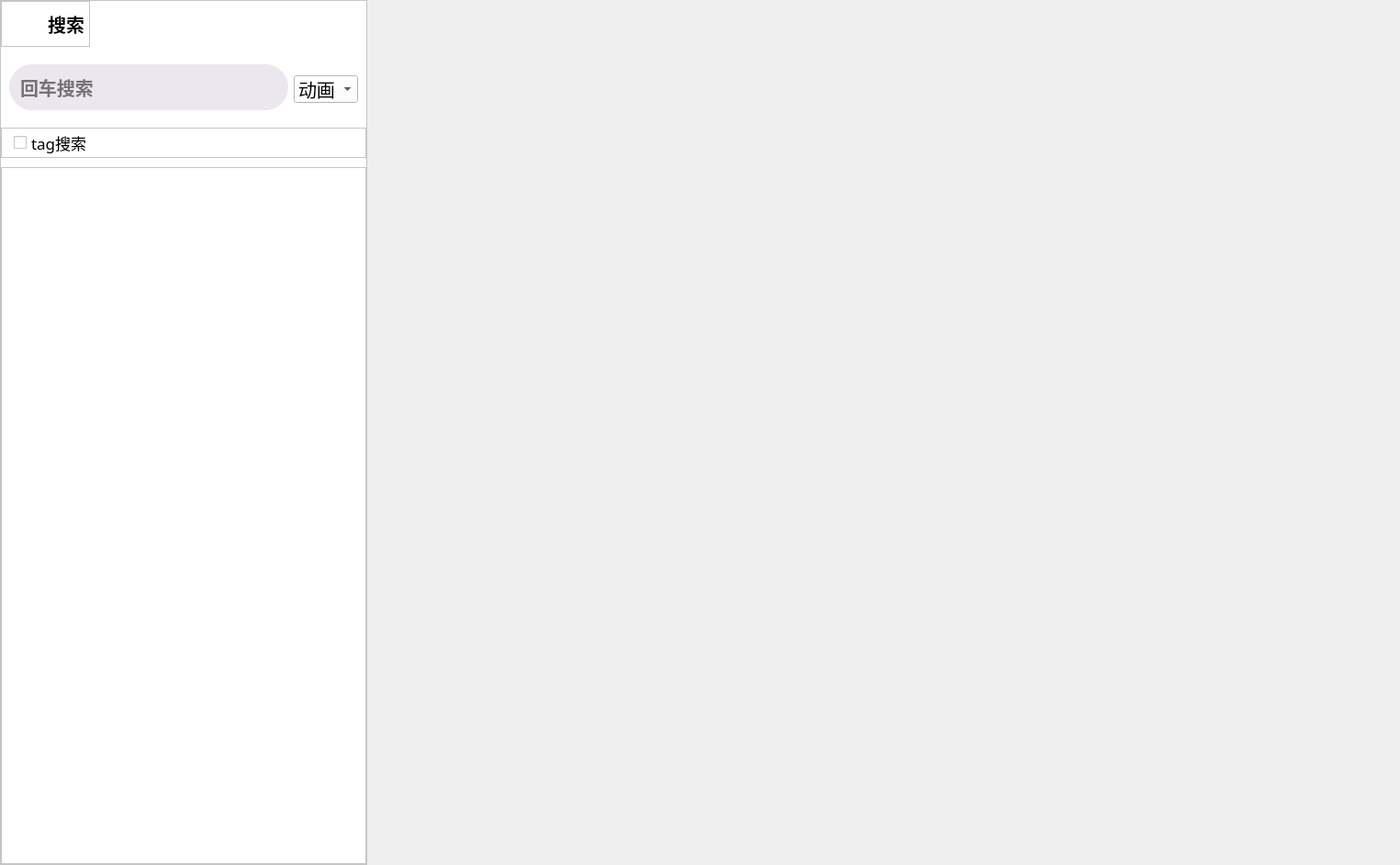
<?xml version="1.0" encoding="UTF-8"?>
<ui version="4.0">
 <class>SearchPage</class>
 <widget class="QWidget" name="SearchPage">
  <property name="geometry">
   <rect>
    <x>0</x>
    <y>0</y>
    <width>1525</width>
    <height>942</height>
   </rect>
  </property>
  <layout class="QHBoxLayout" name="horizontalLayout">
   <property name="spacing">
    <number>0</number>
   </property>
   <property name="leftMargin">
    <number>0</number>
   </property>
   <property name="topMargin">
    <number>0</number>
   </property>
   <property name="rightMargin">
    <number>0</number>
   </property>
   <property name="bottomMargin">
    <number>0</number>
   </property>
   <item>
    <widget class="QFrame" name="search_frame">
     <property name="minimumSize">
      <size>
       <width>400</width>
       <height>0</height>
      </size>
     </property>
     <property name="maximumSize">
      <size>
       <width>400</width>
       <height>16777215</height>
      </size>
     </property>
     <property name="styleSheet">
      <string notr="true">background-color: white;</string>
     </property>
     <property name="frameShape">
      <enum>QFrame::Shape::StyledPanel</enum>
     </property>
     <property name="frameShadow">
      <enum>QFrame::Shadow::Raised</enum>
     </property>
     <layout class="QVBoxLayout" name="verticalLayout_6">
      <property name="spacing">
       <number>10</number>
      </property>
      <property name="leftMargin">
       <number>0</number>
      </property>
      <property name="topMargin">
       <number>0</number>
      </property>
      <property name="rightMargin">
       <number>0</number>
      </property>
      <property name="bottomMargin">
       <number>0</number>
      </property>
      <item alignment="Qt::AlignmentFlag::AlignLeft">
       <widget class="QFrame" name="searchback_frame">
        <property name="minimumSize">
         <size>
          <width>0</width>
          <height>50</height>
         </size>
        </property>
        <property name="maximumSize">
         <size>
          <width>300</width>
          <height>16777215</height>
         </size>
        </property>
        <property name="styleSheet">
         <string notr="true">background-color: white;</string>
        </property>
        <property name="frameShape">
         <enum>QFrame::Shape::StyledPanel</enum>
        </property>
        <property name="frameShadow">
         <enum>QFrame::Shadow::Raised</enum>
        </property>
        <layout class="QHBoxLayout" name="horizontalLayout_7">
         <property name="spacing">
          <number>0</number>
         </property>
         <property name="leftMargin">
          <number>0</number>
         </property>
         <property name="topMargin">
          <number>0</number>
         </property>
         <property name="rightMargin">
          <number>0</number>
         </property>
         <property name="bottomMargin">
          <number>0</number>
         </property>
         <item>
          <widget class="QPushButton" name="back_Button">
           <property name="minimumSize">
            <size>
             <width>45</width>
             <height>45</height>
            </size>
           </property>
           <property name="maximumSize">
            <size>
             <width>45</width>
             <height>45</height>
            </size>
           </property>
           <property name="font">
            <font>
             <bold>false</bold>
             <kerning>false</kerning>
            </font>
           </property>
           <property name="styleSheet">
            <string notr="true">QPushButton {
	background-color: white;
	border:none;
	border-radius:22px
}

QPushButton:hover {
    background-color: rgb(237, 237, 238);
}</string>
           </property>
           <property name="text">
            <string/>
           </property>
           <property name="icon">
            <iconset>
             <normaloff>icons/back.png</normaloff>icons/back.png</iconset>
           </property>
           <property name="iconSize">
            <size>
             <width>20</width>
             <height>20</height>
            </size>
           </property>
           <property name="checkable">
            <bool>true</bool>
           </property>
          </widget>
         </item>
         <item>
          <widget class="QPushButton" name="search_pushButton">
           <property name="minimumSize">
            <size>
             <width>50</width>
             <height>0</height>
            </size>
           </property>
           <property name="maximumSize">
            <size>
             <width>50</width>
             <height>16777215</height>
            </size>
           </property>
           <property name="font">
            <font>
             <family>微软雅黑</family>
             <pointsize>15</pointsize>
             <bold>true</bold>
            </font>
           </property>
           <property name="styleSheet">
            <string notr="true">QPushButton {
    border: none;
}
</string>
           </property>
           <property name="text">
            <string>搜索</string>
           </property>
          </widget>
         </item>
        </layout>
       </widget>
      </item>
      <item>
       <widget class="QFrame" name="frame">
        <layout class="QHBoxLayout" name="horizontalLayout_10">
         <item>
          <widget class="QLineEdit" name="search_lineEdit">
           <property name="minimumSize">
            <size>
             <width>0</width>
             <height>50</height>
            </size>
           </property>
           <property name="maximumSize">
            <size>
             <width>450</width>
             <height>16777215</height>
            </size>
           </property>
           <property name="font">
            <font>
             <family>微软雅黑</family>
             <pointsize>15</pointsize>
             <bold>true</bold>
            </font>
           </property>
           <property name="contextMenuPolicy">
            <enum>Qt::ContextMenuPolicy::NoContextMenu</enum>
           </property>
           <property name="styleSheet">
            <string notr="true">background-color: rgb(236, 230, 238);
border-radius:25px;
padding-left: 10px;
</string>
           </property>
           <property name="placeholderText">
            <string>回车搜索</string>
           </property>
          </widget>
         </item>
         <item>
          <widget class="QComboBox" name="comboBox">
           <property name="minimumSize">
            <size>
             <width>0</width>
             <height>30</height>
            </size>
           </property>
           <property name="maximumSize">
            <size>
             <width>16777215</width>
             <height>25</height>
            </size>
           </property>
           <property name="font">
            <font>
             <family>微软雅黑</family>
             <pointsize>15</pointsize>
            </font>
           </property>
           <property name="styleSheet">
            <string notr="true">border-color:none;</string>
           </property>
           <item>
            <property name="text">
             <string>动画</string>
            </property>
           </item>
           <item>
            <property name="text">
             <string>书籍</string>
            </property>
           </item>
           <item>
            <property name="text">
             <string>游戏</string>
            </property>
           </item>
          </widget>
         </item>
        </layout>
       </widget>
      </item>
      <item>
       <widget class="QFrame" name="frame_2">
        <property name="frameShape">
         <enum>QFrame::Shape::StyledPanel</enum>
        </property>
        <property name="frameShadow">
         <enum>QFrame::Shadow::Raised</enum>
        </property>
        <layout class="QVBoxLayout" name="verticalLayout">
         <property name="spacing">
          <number>0</number>
         </property>
         <property name="leftMargin">
          <number>13</number>
         </property>
         <property name="topMargin">
          <number>0</number>
         </property>
         <property name="rightMargin">
          <number>0</number>
         </property>
         <property name="bottomMargin">
          <number>0</number>
         </property>
         <item>
          <widget class="QCheckBox" name="checkBox">
           <property name="font">
            <font>
             <family>微软雅黑</family>
             <pointsize>13</pointsize>
             <bold>false</bold>
            </font>
           </property>
           <property name="text">
            <string>tag搜索</string>
           </property>
          </widget>
         </item>
        </layout>
       </widget>
      </item>
      <item>
       <widget class="QScrollArea" name="searchresult_scrollArea">
        <property name="styleSheet">
         <string notr="true">QScrollArea {
	border: none;
}

QScrollArea &gt; QWidget &gt; QWidget {
    background-color: white;
}

QScrollBar:vertical {
    border: none;
    background: #f0f0f0;
    width: 11px;
}

QScrollBar::handle:vertical {
    background: #c0c0c0;
    border-radius: 5px;
    min-height: 20px;
}

QScrollBar::handle:vertical:hover {
    background: #a0a0a0;
}

QScrollBar::add-line:vertical, QScrollBar::sub-line:vertical {
    border: none;
    background: none;
    height: 0px;
}

QScrollBar:horizontal {
    border: none;
    background: #f0f0f0;
    height: 10px;
}

QScrollBar::handle:horizontal {
    background: #c0c0c0;
    border-radius: 5px;
    min-width: 20px;
}

QScrollBar::handle:horizontal:hover {
    background: #a0a0a0;
}</string>
        </property>
        <property name="horizontalScrollBarPolicy">
         <enum>Qt::ScrollBarPolicy::ScrollBarAlwaysOff</enum>
        </property>
        <property name="widgetResizable">
         <bool>true</bool>
        </property>
        <widget class="QWidget" name="scrollAreaWidgetContents">
         <property name="geometry">
          <rect>
           <x>0</x>
           <y>0</y>
           <width>398</width>
           <height>764</height>
          </rect>
         </property>
         <layout class="QVBoxLayout" name="verticalLayout_10">
          <property name="spacing">
           <number>0</number>
          </property>
          <property name="leftMargin">
           <number>5</number>
          </property>
          <property name="topMargin">
           <number>0</number>
          </property>
          <property name="rightMargin">
           <number>0</number>
          </property>
          <property name="bottomMargin">
           <number>0</number>
          </property>
          <item>
           <spacer name="verticalSpacer_4">
            <property name="orientation">
             <enum>Qt::Orientation::Vertical</enum>
            </property>
            <property name="sizeHint" stdset="0">
             <size>
              <width>20</width>
              <height>40</height>
             </size>
            </property>
           </spacer>
          </item>
         </layout>
        </widget>
       </widget>
      </item>
     </layout>
    </widget>
   </item>
   <item>
    <widget class="QStackedWidget" name="stackedWidget">
     <property name="styleSheet">
      <string notr="true"/>
     </property>
     <widget class="QWidget" name="page"/>
     <widget class="QWidget" name="page_2"/>
    </widget>
   </item>
  </layout>
 </widget>
 <resources/>
 <connections/>
</ui>
